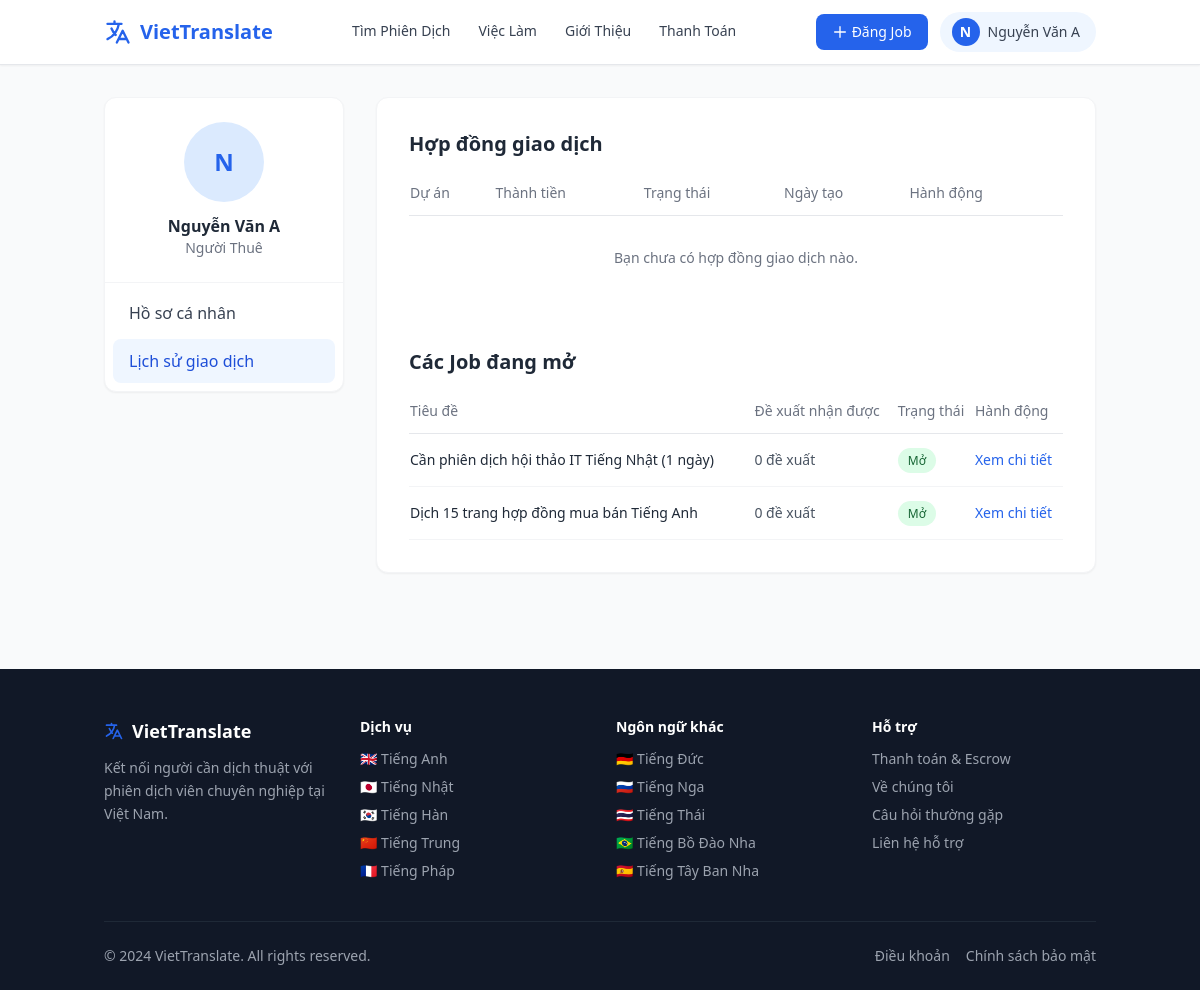
Before: /account/history (signed in) with the older database file.
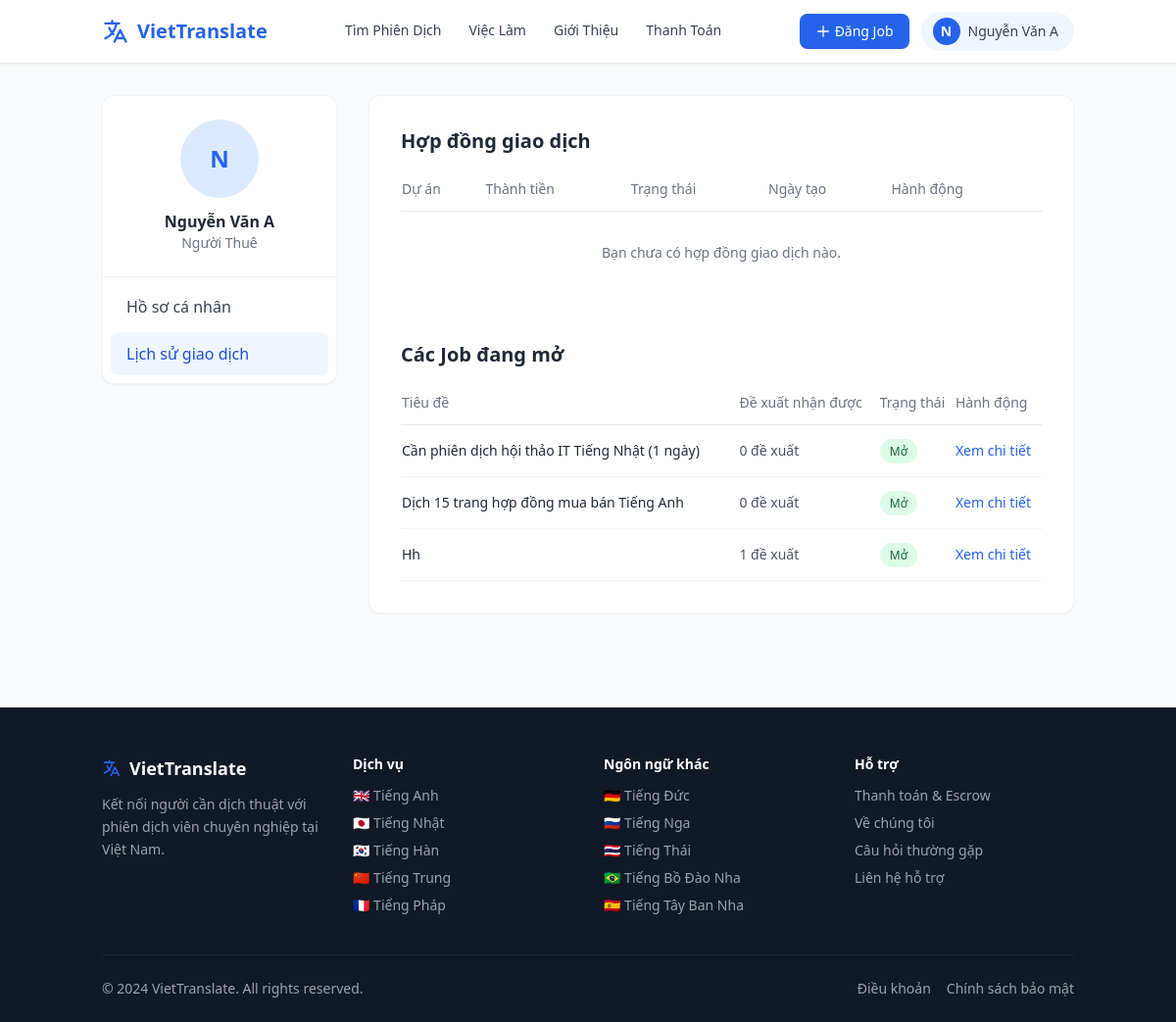
After: the same page with the newer database file.
### models.py (models this page shows)
class Job(db.Model):
    id = db.Column(db.Integer, primary_key=True)
    hirer_id = db.Column(db.Integer, db.ForeignKey('user.id'), nullable=False)
    title = db.Column(db.String(200), nullable=False)
    description = db.Column(db.Text, nullable=False)
    category = db.Column(db.String(100))
    source_lang = db.Column(db.String(50))
    target_lang = db.Column(db.String(50))
    budget_type = db.Column(db.String(20))
    budget_min = db.Column(db.Integer)
    budget_max = db.Column(db.Integer)
    event_date = db.Column(db.String(100))          # Ngày diễn ra sự kiện / cần dịch
    event_time_start = db.Column(db.String(10))  # Giờ bắt đầu VD: "08:00"
    event_time_end = db.Column(db.String(10))    # Giờ kết thúc VD: "17:00"
    event_location = db.Column(db.String(200))   # Địa điểm hoặc "Online"
    deadline = db.Column(db.Date)            # Hạn nộp hồ sơ đề xuất
    status = db.Column(db.String(20), default='open')
    is_flagged = db.Column(db.Boolean, default=False)  # Admin flag
    created_at = db.Column(db.DateTime, default=datetime.utcnow)
    proposals = db.relationship('Proposal', backref='job', lazy=True)
    contract = db.relationship('Contract', backref='job', uselist=False)

### app.py (the view)
@app.route('/account/history')
@login_required
def account_history():
    user = User.query.get(session['user_id'])
    if user.role == 'hirer':
        contracts = Contract.query.filter_by(hirer_id=user.id).order_by(Contract.created_at.desc()).all()
    else:
        contracts = Contract.query.filter_by(translator_id=user.id).order_by(Contract.created_at.desc()).all()
    return render_template('account_history.html', user=user, contracts=contracts)

### app.py (called while the page is built)
def login_required(f):
    @wraps(f)
    def decorated(*args, **kwargs):
        if 'user_id' not in session:
            flash('Vui lòng đăng nhập để tiếp tục.', 'warning')
            return redirect(url_for('login'))
        return f(*args, **kwargs)
    return decorated

@app.context_processor
def inject_globals():
    user = None
    if 'user_id' in session:
        user = User.query.get(session['user_id'])
    return dict(current_user=user, LANGUAGES=LANGUAGES)

### templates/account_history.html (shortened to what the changed rows need)
{% extends "base.html" %}
{% block content %}
<div class="container mx-auto px-4 py-8 max-w-5xl">
    <div class="flex flex-col md:flex-row gap-8">
        <div class="w-full md:w-3/4">
            <div class="bg-white rounded-xl shadow-sm border border-gray-100 p-6 md:p-8">
                <h2 class="text-xl font-bold mb-6 text-gray-800">Hợp đồng giao dịch</h2>
                <div class="overflow-x-auto">
                    <table class="w-full text-left border-collapse">
                        <thead>
                            <tr class="border-b border-gray-200 text-sm text-gray-500">
                                <th class="pb-3 font-medium">Dự án</th>
                                <th class="pb-3 font-medium">Thành tiền</th>
                                <th class="pb-3 font-medium">Trạng thái</th>
                                <th class="pb-3 font-medium">Ngày tạo</th>
                                <th class="pb-3 font-medium">Hành động</th>
                            </tr>
                        </thead>
                    </table>
                </div>
                {% if current_user.role == 'hirer' %}
                <h2 class="text-xl font-bold mt-12 mb-6 text-gray-800">Các Job đang mở</h2>
                <div class="overflow-x-auto">
                    <table class="w-full text-left border-collapse">
                        <thead>
                            <tr class="border-b border-gray-200 text-sm text-gray-500">
                                <th class="pb-3 font-medium">Tiêu đề</th>
                                <th class="pb-3 font-medium">Đề xuất nhận được</th>
                                <th class="pb-3 font-medium">Trạng thái</th>
                                <th class="pb-3 font-medium">Hành động</th>
                            </tr>
                        </thead>
                        <tbody class="text-sm">
                            {% for job in current_user.jobs_posted %}
                                {% if job.status == 'open' %}
                                <tr class="border-b border-gray-100 hover:bg-gray-50">
                                    <td class="py-4 font-medium text-gray-800">{{ job.title }}</td>
                                    <td class="py-4 text-gray-600">{{ job.proposals|length }} đề xuất</td>
                                    <td class="py-4">
                                        <span class="px-2.5 py-1 text-xs font-medium rounded-full bg-green-100 text-green-800">Mở</span>
                                    </td>
                                    <td class="py-4">
                                        <a href="{{ url_for('job_detail', job_id=job.id) }}" class="text-blue-600 hover:underline">Xem chi tiết</a>
                                    </td>
                                </tr>
                                {% endif %}
                            {% else %}
                            <tr>
                                <td colspan="4" class="py-8 text-center text-gray-500">Chưa có job đang mở.</td>
                            </tr>
                            {% endfor %}
                        </tbody>
                    </table>
                </div>
                {% endif %}
            </div>
        </div>
    </div>
</div>
{% endblock %}

### templates/base.html (shortened to what the changed rows need)
<!DOCTYPE html>
<html lang="vi">
<head>
    <script src="https://cdn.tailwindcss.com"></script>
</head>
<body class="bg-gray-50 flex flex-col min-h-screen text-gray-800">
<main class="flex-grow">{% block content %}{% endblock %}</main>
<footer class="bg-gray-900 text-gray-400 pt-12 pb-6 mt-16">
    <div class="container mx-auto px-4">
        <div class="grid grid-cols-2 md:grid-cols-4 gap-8 mb-10">
            <div>
                <ul class="space-y-2 text-sm">
                    {% set lang_slugs = {
                        'Tiếng Anh': 'english',
                        'Tiếng Nhật': 'japanese',
                        'Tiếng Hàn': 'korean',
                        'Tiếng Trung': 'chinese',
                        'Tiếng Pháp': 'french',
                        'Tiếng Đức': 'german',
                        'Tiếng Nga': 'russian',
                        'Tiếng Thái': 'thai',
                        'Tiếng Bồ Đào Nha': 'portuguese',
                        'Tiếng Tây Ban Nha': 'spanish'
                    } %}
                    {% for lang, flag, cert in LANGUAGES[:5] %}
                    <li><a href="{{ url_for('translator_language', lang_slug=lang_slugs.get(lang, 'english')) }}" class="hover:text-white transition">{{ flag }} {{ lang }}</a></li>
                    {% endfor %}
                </ul>
            </div>
            <div>
                <ul class="space-y-2 text-sm">
                    {% for lang, flag, cert in LANGUAGES[5:] %}
                    <li><a href="{{ url_for('translator_language', lang_slug=lang_slugs.get(lang, 'english')) }}" class="hover:text-white transition">{{ flag }} {{ lang }}</a></li>
                    {% endfor %}
                </ul>
            </div>
        </div>
    </div>
</footer>
</body>
</html>

Changed rows visible on the page:
added Job: title "Hh", proposals|length "1"
